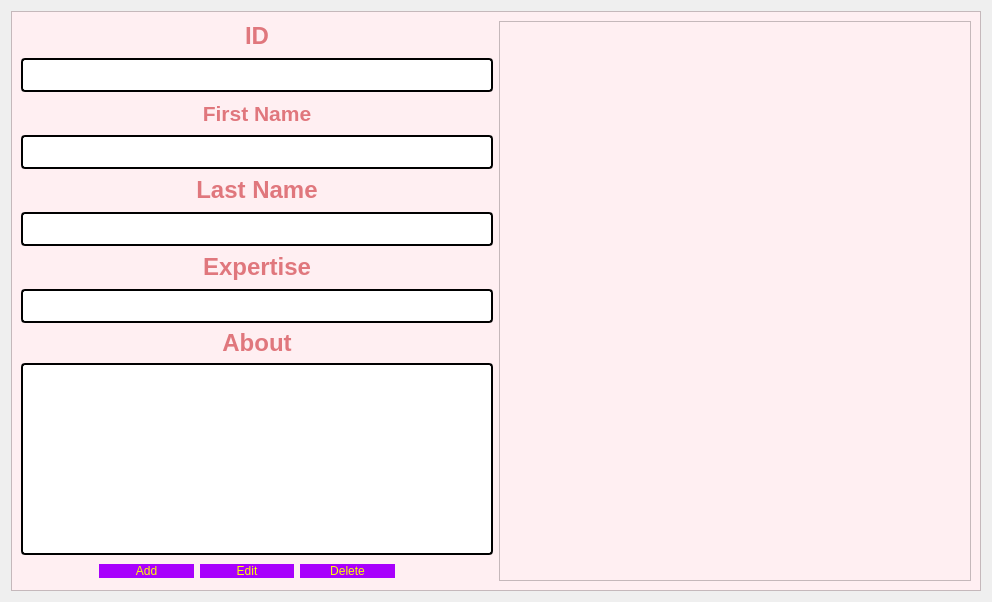
<?xml version="1.0" encoding="UTF-8"?>
<ui version="4.0">
 <class>ManageAuthors</class>
 <widget class="QDialog" name="ManageAuthors">
  <property name="geometry">
   <rect>
    <x>0</x>
    <y>0</y>
    <width>992</width>
    <height>602</height>
   </rect>
  </property>
  <property name="windowTitle">
   <string>Dialog</string>
  </property>
  <property name="styleSheet">
   <string notr="true">color:#e9f5db</string>
  </property>
  <layout class="QHBoxLayout" name="horizontalLayout_5">
   <item>
    <widget class="QFrame" name="frame">
     <property name="styleSheet">
      <string notr="true">background-color:rgb(255, 239, 242)</string>
     </property>
     <property name="frameShape">
      <enum>QFrame::Shape::StyledPanel</enum>
     </property>
     <property name="frameShadow">
      <enum>QFrame::Shadow::Raised</enum>
     </property>
     <layout class="QHBoxLayout" name="horizontalLayout_4">
      <item>
       <layout class="QHBoxLayout" name="horizontalLayout_3">
        <item>
         <layout class="QVBoxLayout" name="verticalLayout_6">
          <item>
           <layout class="QVBoxLayout" name="verticalLayout_2">
            <item>
             <widget class="QLabel" name="label_2">
              <property name="styleSheet">
               <string notr="true">color: rgb(0, 0, 0);
font: 10pt &quot;Comic Sans MS&quot;;</string>
              </property>
              <property name="text">
               <string>&lt;!DOCTYPE HTML PUBLIC &quot;-//W3C//DTD HTML 4.0//EN&quot; &quot;http://www.w3.org/TR/REC-html40/strict.dtd&quot;&gt;
&lt;html&gt;&lt;head&gt;&lt;meta name=&quot;qrichtext&quot; content=&quot;1&quot; /&gt;&lt;meta charset=&quot;utf-8&quot; /&gt;&lt;style type=&quot;text/css&quot;&gt;
p, li { white-space: pre-wrap; }
hr { height: 1px; border-width: 0; }
li.unchecked::marker { content: &quot;\2610&quot;; }
li.checked::marker { content: &quot;\2612&quot;; }
&lt;/style&gt;&lt;/head&gt;&lt;body style=&quot; font-family:'Comic Sans MS'; font-size:10pt; font-weight:400; font-style:normal;&quot;&gt;
&lt;p align=&quot;center&quot; style=&quot; margin-top:0px; margin-bottom:0px; margin-left:0px; margin-right:0px; -qt-block-indent:0; text-indent:0px;&quot;&gt;&lt;span style=&quot; font-family:'georgia'; font-size:18pt; font-weight:700; color:#e0777d;&quot;&gt;ID&lt;/span&gt;&lt;/p&gt;&lt;/body&gt;&lt;/html&gt;</string>
              </property>
             </widget>
            </item>
            <item>
             <widget class="QLineEdit" name="ID">
              <property name="font">
               <font>
                <pointsize>-1</pointsize>
                <italic>false</italic>
                <bold>false</bold>
               </font>
              </property>
              <property name="styleSheet">
               <string notr="true">QLineEdit{
	background-color: rgb(255, 255, 255);
	 border: 2px  solid;
     border-radius: 4px;
	font: 24px;
color:black;
}</string>
              </property>
             </widget>
            </item>
           </layout>
          </item>
          <item>
           <layout class="QVBoxLayout" name="verticalLayout_3">
            <item>
             <widget class="QLabel" name="label_3">
              <property name="styleSheet">
               <string notr="true">color: rgb(0, 0, 0);
font: 10pt &quot;Comic Sans MS&quot;;</string>
              </property>
              <property name="text">
               <string>&lt;html&gt;&lt;head/&gt;&lt;body&gt;&lt;p align=&quot;center&quot;&gt;&lt;span style=&quot; font-family:'georgia'; font-size:16pt; font-weight:700; color:#e0777d;&quot;&gt;First Name&lt;/span&gt;&lt;/p&gt;&lt;/body&gt;&lt;/html&gt;</string>
              </property>
             </widget>
            </item>
            <item>
             <widget class="QLineEdit" name="firstName">
              <property name="styleSheet">
               <string notr="true">QLineEdit{
	background-color: rgb(255, 255, 255);
	 border: 2px  solid;
     border-radius: 4px;
	font: 24px;
color:black;
}</string>
              </property>
             </widget>
            </item>
           </layout>
          </item>
          <item>
           <layout class="QVBoxLayout" name="verticalLayout_4">
            <item>
             <widget class="QLabel" name="label_4">
              <property name="styleSheet">
               <string notr="true">color: rgb(0, 0, 0);
font: 10pt &quot;Comic Sans MS&quot;;</string>
              </property>
              <property name="text">
               <string>&lt;html&gt;&lt;head/&gt;&lt;body&gt;&lt;p align=&quot;center&quot;&gt;&lt;span style=&quot; font-family:'georgia'; font-size:18pt; font-weight:700; color:#e0777d;&quot;&gt;Last Name&lt;/span&gt;&lt;/p&gt;&lt;/body&gt;&lt;/html&gt;</string>
              </property>
             </widget>
            </item>
            <item>
             <widget class="QLineEdit" name="lastName">
              <property name="styleSheet">
               <string notr="true">QLineEdit{
	background-color: rgb(255, 255, 255);
	 border: 2px  solid;
     border-radius: 4px;
	font: 24px;
color:black;
}</string>
              </property>
             </widget>
            </item>
           </layout>
          </item>
          <item>
           <layout class="QVBoxLayout" name="verticalLayout_5">
            <item>
             <widget class="QLabel" name="label_5">
              <property name="styleSheet">
               <string notr="true">color: rgb(0, 0, 0);
font: 10pt &quot;Comic Sans MS&quot;;</string>
              </property>
              <property name="text">
               <string>&lt;html&gt;&lt;head/&gt;&lt;body&gt;&lt;p align=&quot;center&quot;&gt;&lt;span style=&quot; font-family:'georgia'; font-size:18pt; font-weight:700; color:#e0777d;&quot;&gt;Expertise&lt;/span&gt;&lt;/p&gt;&lt;/body&gt;&lt;/html&gt;</string>
              </property>
             </widget>
            </item>
            <item>
             <widget class="QLineEdit" name="expertise">
              <property name="styleSheet">
               <string notr="true">QLineEdit{
	background-color: rgb(255, 255, 255);
	 border: 2px  solid;
     border-radius: 4px;
	font: 24px;
color:black;
}</string>
              </property>
             </widget>
            </item>
           </layout>
          </item>
          <item>
           <layout class="QVBoxLayout" name="verticalLayout">
            <item>
             <widget class="QLabel" name="label_6">
              <property name="styleSheet">
               <string notr="true">color: rgb(0, 0, 0);
font: 15pt &quot;georgie&quot;;</string>
              </property>
              <property name="text">
               <string>&lt;html&gt;&lt;head/&gt;&lt;body&gt;&lt;p align=&quot;center&quot;&gt;&lt;span style=&quot; font-family:'georgia'; font-size:18pt; font-weight:700; color:#e0777d;&quot;&gt;About&lt;/span&gt;&lt;/p&gt;&lt;/body&gt;&lt;/html&gt;</string>
              </property>
             </widget>
            </item>
            <item alignment="Qt::AlignmentFlag::AlignBottom">
             <widget class="QTextEdit" name="about">
              <property name="styleSheet">
               <string notr="true">QTextEdit{
	background-color: rgb(255, 255, 255);
	 border: 2px  solid;
     border-radius: 4px;
	font: 24px;color:black;
}</string>
              </property>
             </widget>
            </item>
           </layout>
          </item>
          <item>
           <layout class="QHBoxLayout" name="horizontalLayout_2">
            <item>
             <spacer name="horizontalSpacer">
              <property name="orientation">
               <enum>Qt::Orientation::Horizontal</enum>
              </property>
              <property name="sizeType">
               <enum>QSizePolicy::Policy::Fixed</enum>
              </property>
              <property name="sizeHint" stdset="0">
               <size>
                <width>78</width>
                <height>20</height>
               </size>
              </property>
             </spacer>
            </item>
            <item>
             <layout class="QHBoxLayout" name="horizontalLayout">
              <item>
               <widget class="QPushButton" name="addButtton">
                <property name="styleSheet">
                 <string notr="true">QPushButton
{ 
	border-radius:15px;
	font: 16pt &quot;georgia&quot;;
	background-color:rgb(168, 0, 252);
	padding : 0 4px;
	border-radius:20px;
	color:rgb(255, 255, 0)
}


QPushButton:hover:!pressed

{
background:#52b788;
}
</string>
                </property>
                <property name="text">
                 <string>Add</string>
                </property>
               </widget>
              </item>
              <item>
               <widget class="QPushButton" name="editButton">
                <property name="styleSheet">
                 <string notr="true">QPushButton
{ 
	border-radius:15px;
	font: 16pt &quot;georgia&quot;;
	background-color:rgb(168, 0, 252);
	padding : 0 4px;
	border-radius:20px;
	color:rgb(255, 255, 0)
}


QPushButton:hover:!pressed

{
background:#52b788;
}
</string>
                </property>
                <property name="text">
                 <string>Edit</string>
                </property>
               </widget>
              </item>
              <item>
               <widget class="QPushButton" name="deleteButton">
                <property name="styleSheet">
                 <string notr="true">QPushButton
{ 
	border-radius:15px;
	font: 16pt &quot;georgia&quot;;
	background-color:rgb(168, 0, 252);
	padding : 0 4px;
	border-radius:20px;
	color:rgb(255, 255, 0)
}


QPushButton:hover:!pressed

{
background:#52b788;
}
</string>
                </property>
                <property name="text">
                 <string>Delete</string>
                </property>
               </widget>
              </item>
             </layout>
            </item>
            <item>
             <spacer name="horizontalSpacer_2">
              <property name="orientation">
               <enum>Qt::Orientation::Horizontal</enum>
              </property>
              <property name="sizeType">
               <enum>QSizePolicy::Policy::Fixed</enum>
              </property>
              <property name="sizeHint" stdset="0">
               <size>
                <width>98</width>
                <height>20</height>
               </size>
              </property>
             </spacer>
            </item>
           </layout>
          </item>
         </layout>
        </item>
        <item>
         <widget class="QTableView" name="authorTableView">
          <property name="styleSheet">
           <string notr="true">QHeaderView::section { background-color: #E0777D; font: solid}</string>
          </property>
          <property name="selectionMode">
           <enum>QAbstractItemView::SelectionMode::SingleSelection</enum>
          </property>
          <property name="selectionBehavior">
           <enum>QAbstractItemView::SelectionBehavior::SelectRows</enum>
          </property>
          <attribute name="verticalHeaderVisible">
           <bool>false</bool>
          </attribute>
         </widget>
        </item>
       </layout>
      </item>
     </layout>
    </widget>
   </item>
  </layout>
 </widget>
 <resources/>
 <connections/>
</ui>
